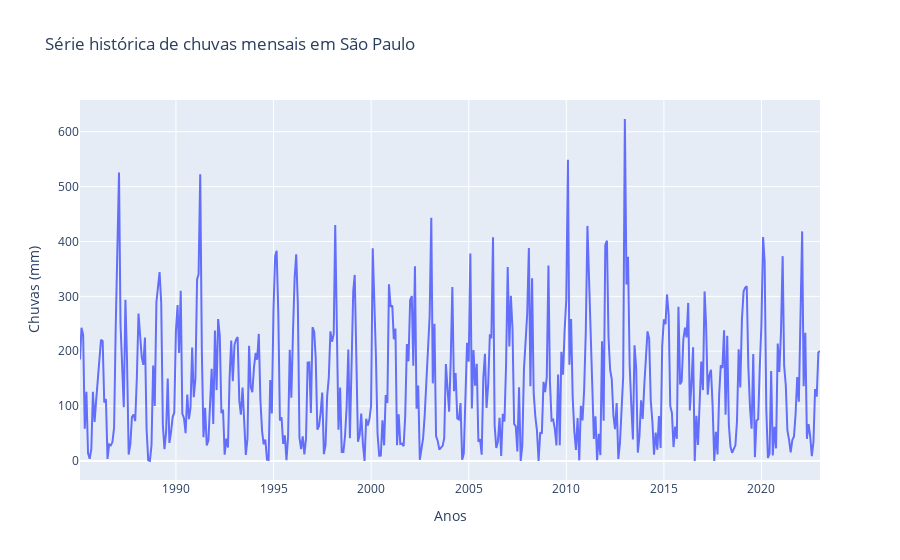

Notebook code cell kept with this figure:
### Markdown cell above
### Gráficos da série temporal

### Code cell
import plotly.express as px
import plotly.graph_objects as go

fig = go.Figure()
fig.add_trace(go.Scatter(x=serie.index, y=serie.values,
                    mode='lines',
                    name='lines'))
fig.update_layout(title='Série histórica de chuvas mensais em São Paulo',
                    xaxis_title='Anos',
                    yaxis_title='Chuvas (mm)')
fig.show()

### Figure 1 — Plotly figure (JSON) as saved in the notebook; plotly's stock layout.template omitted (floating-point values rounded to 4 significant figures; data arrays with more than 128 entries replaced by an {"elided": "..."} marker saying what was removed)
{"data": [{"mode": "lines", "name": "lines", "type": "scatter", "x": {"elided": "456 str values"}, "y": {"elided": "456 float values"}}], "layout": {"title": {"text": "Série histórica de chuvas mensais em São Paulo"}, "xaxis": {"title": {"text": "Anos"}}, "yaxis": {"title": {"text": "Chuvas (mm)"}}}}
